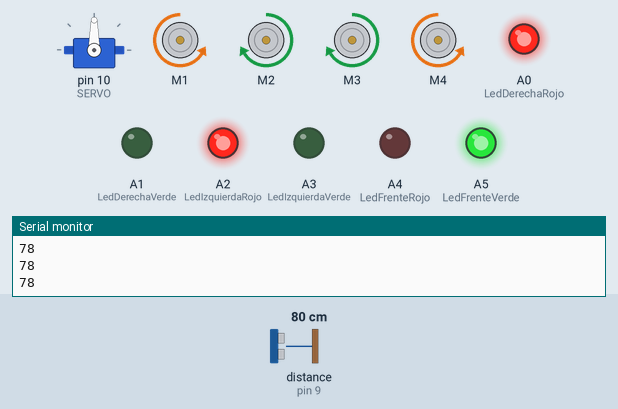
Recording of a sketch running on a simulated Arduino Uno, built with avr-gcc and run on an emulated ATmega328P. On the bench: servo, 4 × DC motor (green arrow = forward, orange = backward, longer = faster), output pins drawn as LEDs (lit = HIGH), the last lines printed to the serial monitor. Wiring (inferred from the names in the program): ultrasonic range finder: trigger pin 2; echo pin 9. The inputs (shaded band) are chosen by the test bench; at power-on: distance to the obstacle (sensor on pin 9) 80 cm. The echo pulse lasts 58.3 µs per cm; pins used as bus, display or sensor lines are not drawn.

Above: at 1.2 s.
1.3 s: distance to the obstacle (sensor on pin 9) set to 17 cm
2.8 s: distance to the obstacle (sensor on pin 9) set to 14 cm
At 4.8 s:
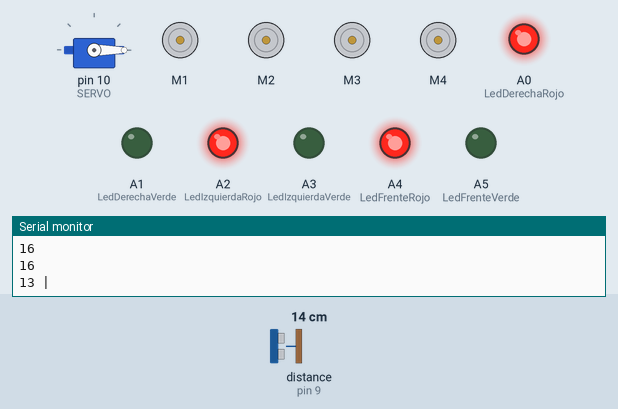
5.8 s: distance to the obstacle (sensor on pin 9) set to 18 cm
At 6.4 s:
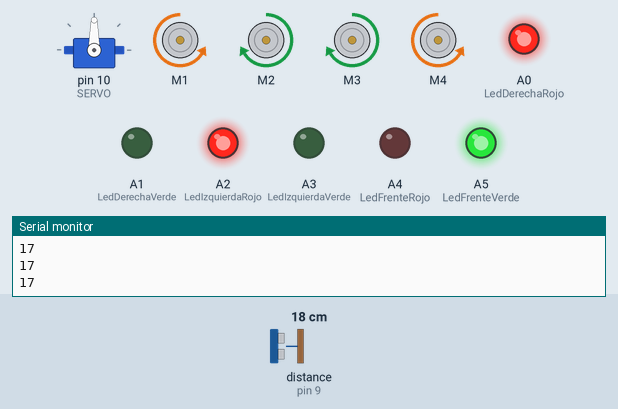
7.5 s: distance to the obstacle (sensor on pin 9) set to 2 cm
At 8.7 s:
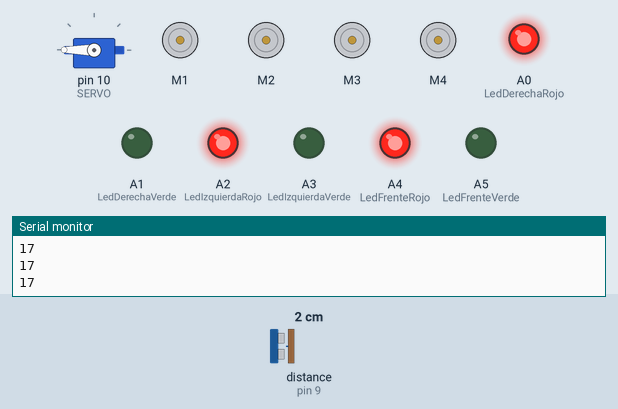
Timing chart, 0 to 11.5 s (numbered marks = the images above; inputs shaded):
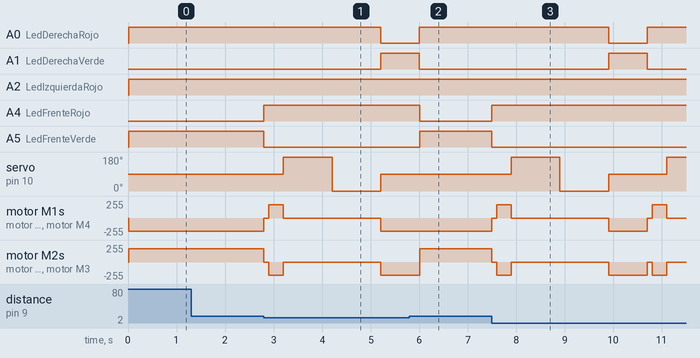

The sketch:

CarroAutonomoArduino.ino
```cpp
/*
 * Carro de conducción autónoma mediante shell controlador
 * de motores y uso del sensor ultrasónico.
 *
 * Por: ITIC <http://itsoeh.edu.mx>
 * Este código contiene una licencia de uso.
 *
 * Modificado por última vez: 16 de abril de 2020.
 * Por: Christian Elías Cruz González
 *
 * Historial de modificaciones:
 * 25/03/2020 - La velocidad de los motores pasa de 150 a 200
 * 27/03/2020 - Se cambió la forma en que "gira" el modelo
 * 30/03/2020 - Todos los pines pasan a un modelo de #define
 * 14/04/2020 - Se añadieron comandos de transmisión de datos por Serial
 * 15/04/2020 - Se modificaron los comentarios para todas las funciones
 * 16/04/2020 - Se cambió la velocidad de los motores, de 200 a 80
 */

// Librerías externas que se requieren para el funcionamiento del arduino
#include <Servo.h>                    // Librería que opera el Servomotor
#include <AFMotor.h>                  // Librería que opera el Shell controlador de motores

// Asignación de pines "inmutables" durante la ejecución del sistema
#define SERVO             10          // Pin asignado al Servomotor
#define Echo               9          // Pin asignado al Echo    del Ultrasónico
#define Trigger            2          // Pin asignado al Trigger del Ultrasónico
#define LedDerechaRojo    A0          // Pin asignado a uno de los led
#define LedDerechaVerde   A1          // Pin asignado a uno de los led
#define LedIzquierdaRojo  A2          // Pin asignado a uno de los led
#define LedIzquierdaVerde A3          // Pin asignado a uno de los led
#define LedFrenteRojo     A4          // Pin asignado a uno de los led
#define LedFrenteVerde    A5          // Pin asignado a uno de los led

//Declaración y asignación de servomotor y motores de corriente directa
Servo servo;                          // Declaración del servomotor
AF_DCMotor motorIzqFren(1);           // Asignación del motor (1) como motorIzqFren
AF_DCMotor motorDerFren(2);           // Asignación del motor (2) como motorDerFren
AF_DCMotor motorDerAtr(3);            // Asignación del motor (3) como motorDerAtr
AF_DCMotor motorIzqAtr(4);            // Asignación del motor (4) como motorIzqAtr

/*
 * Función de configuración inicial del programa que se ejecuta sobre la placa Arduino
 * Esta función se ejecuta UNA sola vez al iniciar el programa y no vuelve a ejecutarse
 * La función define los parámetros por defecto de nuestro servomotor, de los motores de
 * corriente directa, asegura la configuración de los pines del sensor ultrasónico y de
 * los seis leds conectados al arduino. Igualmente, asigna una velocidad de transmisión
 * al serial del arduino UNO al que se encuentra conectado el dispositivo.
 *
 * Esta función no retorna ningún valor ni requiere parámetros de funcionamiento. No se
 * debe llamar en ninguna parte del código.
 */
void setup() {
  servo.attach(SERVO);                // Se asigna el pin asignado al servomotor
  servo.write(90);                    // Se indica al servomotor que su posición inicial es en 90°

  motorIzqFren.setSpeed(200);         // Se asigna velocidad de 80 al motorIzqFren
  motorDerFren.setSpeed(200);         // Se asigna velocidad de 80 al motorDerFren
  motorDerAtr.setSpeed(200);          // Se asigna velocidad de 80 al motorDerAtr
  motorIzqAtr.setSpeed(200);          // Se asigna velocidad de 80 al motorIzqAtr

  pinMode(Trigger, OUTPUT);           // Se asigna el pin del Trigger como pin de salida
  pinMode(Echo, INPUT);               // Se asigna el pin del Echo    como pin de entrada

  Serial.begin(9600);                 // Se inicializa la comunicación serial en 9600 baudios

  pinMode(LedDerechaRojo,   OUTPUT);  // Se asigna el pin del LedDerechaRojo    como pin de salida
  pinMode(LedDerechaVerde,  OUTPUT);  // Se asigna el pin del LedDerechaVerde   como pin de salida
  pinMode(LedIzquierdaRojo, OUTPUT);  // Se asigna el pin del LedIzquierdaRojo  como pin de salida
  pinMode(LedIzquierdaVerde,OUTPUT);  // Se asigna el pin del LedIzquierdaVerde como pin de salida
  pinMode(LedFrenteRojo,    OUTPUT);  // Se asigna el pin del LedFrenteRojo     como pin de salida
  pinMode(LedFrenteVerde,   OUTPUT);  // Se asigna el pin del LedFrenteVerde    como pin de salida
}

/*
 * Esta función es inmutable, se ejecuta constantemente durante el funcionamiento del programa,
 * hasta su finalización. Su motivo de existir es la llamada constante a la función mainCar, que
 * controla la ejecución de nuestro programa por cada iteración.
 *
 * Esta función no retorna ningún valor ni requiere parámetros de funcionamiento. No se
 * debe llamar en ninguna parte del código.
 */
void loop() {
  mainCar();                          // Se llama a la función mainCar()
}

/*
 * Esta función controla el proceso de ejecución del carro por cada iteración del ciclo loop.
 * Obtiene constantemente la distancia que recibe del sensor ultrasónico y realiza una comparación
 * para garantizar que el espacio no se reduce. En el momento necesario, detiene todos los procesos
 * mediante una función externa, obtiene nuevos parámetros de izquierda y derecha, y compara para
 * obtener la mejor dirección.
 *
 * Toda la información generada se envía por comunicación serial a la consola del IDE del Arduino.
 *
 * Esta función no retorna ningún valor ni requiere parámetros de funcionamiento.
 */
void mainCar(){
  Serial.println(getDistancia());       // Obtiene la distancia y la envía por comunicación serial
  if(getDistancia()<15){                // Realiza una comparación entre la distancia que se obtiene y el número 15.

    // Las siguientes lineas de código sirven como preámbulo
    stopCar();                          // Detiene el carro
    delay(100);                         // Espera 100 ms.
    backCar();                          // Retrocede el carro
    delay(300);                         // Permanece en el estado de retroceso por 300 ms.
    stopCar();                          // Detiene el carro

    // Las siguientes lineas de código sirven para obtener información sobre lo que el carro encuentra a la izquierda
    servo.write(180);                   // El servomotor se posiciona en 180° (A la izquierda)
    delay(1000);                        // Espera 1s para que el servomotor se posicione correctamente
    int left = getDistancia();          // Obtiene la distancia que se encuentra a la izquierda, y lo almacena en una variable int
    Serial.print(left);                 // Envia el valor de la distancia por comunicación serial

    Serial.print(" | ");                // Envía un símbolo por comunicación serial que servirá de división

    // Las siguientes lineas de código sirven para obtener información sobre lo que el carro encuentra a la derecha
    servo.write(0);                     // El servomotor se posiciona en   0° (A la derecha)
    delay(1000);                        // Espera 1s para que el servomotor se posicione correctamente
    int right = getDistancia();         // Obtiene la distancia que se encuentra a la derecha, y lo almacena en una variable int
    Serial.println(right);              // Envia el valor de la distancia por comunicación serial

    servo.write(90);                    // El servomotor se posiciona en  90° (Al centro)

    // Las siguientes lineas de código sirven para la toma de la decisión
    if(left>right){                     // Realiza una comparación entre ambas distancias
      turnLeftCar();                    // Gira a la izquierda
      Serial.println("Left");           // Envía decisión por comunicación serial
    }
    else{
      turnRightCar();                   // Gira a la derecha
      Serial.println("Right");          // Envía decisión por comunicación serial
    }

    // Las siguientes líneas de código sirven como cierre de la transacción
    delay(800);                         // Espera 800ms para que el servomotor se posicione correctamente y para que el carro gire
    stopCar();                          // Detiene el carro
  }
  else{
    runCar();                           // Avanza de manera por defecto
  }
}

/*
 * Esta función obtiene la distancia del sensor ultrasónico mediante una sencilla operación
 * Su funcionamiento se ve implicado en cuatro partes:
 *
 * - Primera: Envía un pulso ultrasónico (usando el pin Trigger)
 * - Segunda: Espera 10 us para recibir respuesta del pulso ultrasónico
 * - Tercera: Recibe el pulso ultrasónico
 * - Cuarta : Realiza una operación para convertir el resultado en cm.
 *
 * @return Distancia desde el sensor ultrasónico hasta el siguiente obstáculo
 */
int getDistancia(){
  digitalWrite(Trigger, HIGH);          // Envía un pulso ultrasónico (usando el pin Trigger)
  delayMicroseconds(10);                // Espera 10 us para recibir respuesta del pulso ultrasónico
  digitalWrite(Trigger, LOW);           // Apaga el pulso ultrasónico
  return pulseIn(Echo, HIGH) / 59;      // Recibe el pulso ultrasónico y convierte el resultado en cm
}

/*
 * Esta función hace que el carro avance hacia el frente. La función consta de dos partes:
 *
 * - Asigna la dirección que debe tomar cada uno de los motores.
 * - Asigna el voltaje que se debe enviar a cada uno de los leds.
 *
 * Esta función no retorna ningún valor ni requiere parámetros de funcionamiento.
 */
void runCar() {
  motorIzqFren.run(BACKWARD);
  motorDerFren.run(FORWARD);
  motorDerAtr.run(FORWARD);
  motorIzqAtr.run(BACKWARD);

  analogWrite(LedFrenteVerde,     128);
  analogWrite(LedFrenteRojo,        0);
  analogWrite(LedDerechaVerde,      0);
  analogWrite(LedDerechaRojo,     128);
  analogWrite(LedIzquierdaVerde,    0);
  analogWrite(LedIzquierdaRojo,   128);
}

/*
 * Esta función hace que el carro gire hacia la derecha. La función consta de dos partes:
 *
 * - Asigna la dirección que debe tomar cada uno de los motores.
 * - Asigna el voltaje que se debe enviar a cada uno de los leds.
 *
 * Esta función no retorna ningún valor ni requiere parámetros de funcionamiento.
 */
void turnRightCar() {
  motorIzqFren.run(BACKWARD);
  motorDerFren.run(BACKWARD);
  motorDerAtr.run(BACKWARD);
  motorIzqAtr.run(BACKWARD);

  analogWrite(LedFrenteVerde,       0);
  analogWrite(LedFrenteRojo,      128);
  analogWrite(LedDerechaVerde,    128);
  analogWrite(LedDerechaRojo,       0);
  analogWrite(LedIzquierdaVerde,    0);
  analogWrite(LedIzquierdaRojo,   128);
}

/*
 * Esta función hace que el carro gire hacia la izquierda. La función consta de dos partes:
 *
 * - Asigna la dirección que debe tomar cada uno de los motores.
 * - Asigna el voltaje que se debe enviar a cada uno de los leds.
 *
 * Esta función no retorna ningún valor ni requiere parámetros de funcionamiento.
 */
void turnLeftCar() {
  motorIzqFren.run(FORWARD);
  motorDerFren.run(FORWARD);
  motorDerAtr.run(FORWARD);
  motorIzqAtr.run(FORWARD);

  analogWrite(LedFrenteVerde,       0);
  analogWrite(LedFrenteRojo,      128);
  analogWrite(LedDerechaVerde,      0);
  analogWrite(LedDerechaRojo,     128);
  analogWrite(LedIzquierdaVerde,  128);
  analogWrite(LedIzquierdaRojo,     0);
}

/*
 * Esta función hace que el carro detenga todos los motores. La función consta de dos partes:
 *
 * - Asigna la dirección que debe tomar cada uno de los motores.
 * - Asigna el voltaje que se debe enviar a cada uno de los leds.
 *
 * Esta función no retorna ningún valor ni requiere parámetros de funcionamiento.
 */
void stopCar() {
  motorIzqFren.run(RELEASE);
  motorDerFren.run(RELEASE);
  motorDerAtr.run(RELEASE);
  motorIzqAtr.run(RELEASE);

  analogWrite(LedFrenteVerde,       0);
  analogWrite(LedFrenteRojo,      128);
  analogWrite(LedDerechaVerde,      0);
  analogWrite(LedDerechaRojo,     128);
  analogWrite(LedIzquierdaVerde,    0);
  analogWrite(LedIzquierdaRojo,   128);
}

/*
 * Esta función hace que el carro retroceda. La función consta de dos partes:
 *
 * - Asigna la dirección que debe tomar cada uno de los motores.
 * - Asigna el voltaje que se debe enviar a cada uno de los leds.
 *
 * Esta función no retorna ningún valor ni requiere parámetros de funcionamiento.
 */
void backCar(){
  motorIzqFren.run(FORWARD);
  motorDerFren.run(BACKWARD);
  motorDerAtr.run(BACKWARD);
  motorIzqAtr.run(FORWARD);

  analogWrite(LedFrenteVerde,       0);
  analogWrite(LedFrenteRojo,      128);
  analogWrite(LedDerechaVerde,      0);
  analogWrite(LedDerechaRojo,     128);
  analogWrite(LedIzquierdaVerde,    0);
  analogWrite(LedIzquierdaRojo,   128);
}
```

Measured:
- the behaviour switches between 16 and 15 cm on distance to the obstacle (sensor on pin 9) (found by bisection; images 0 and 1)
- after the input at 2.8 s, A0 (LedDerechaRojo): HIGH → LOW after 2.4 s; A1 (LedDerechaVerde): LOW → HIGH after 2.4 s; A4 (LedFrenteRojo): LOW → HIGH at once; A5 (LedFrenteVerde): HIGH → LOW at once; servo on pin 10 (SERVO): 90° → 180° after 0.40 s, → 0° 1.0 s later, → 90° 1.0 s later
- after the input at 5.8 s, A4 (LedFrenteRojo): HIGH → LOW after 0.21 s; A5 (LedFrenteVerde): LOW → HIGH after 0.21 s; servo on pin 10 (SERVO): stays 90° (without the input it goes to 180° after 0.61 s); motor M1, motor M4: stays backward 200/255 (without the input it goes to stopped after 0.21 s)
- after the input at 7.5 s, A0 (LedDerechaRojo): HIGH → LOW after 2.4 s, → HIGH 0.80 s later; A1 (LedDerechaVerde): LOW → HIGH after 2.4 s, → LOW 0.80 s later; A4 (LedFrenteRojo): LOW → HIGH at once; A5 (LedFrenteVerde): HIGH → LOW at once; servo on pin 10 (SERVO): 90° → 180° after 0.40 s, → 0° 1.0 s later, → 90° 1.0 s later, → 180° 1.2 s later
